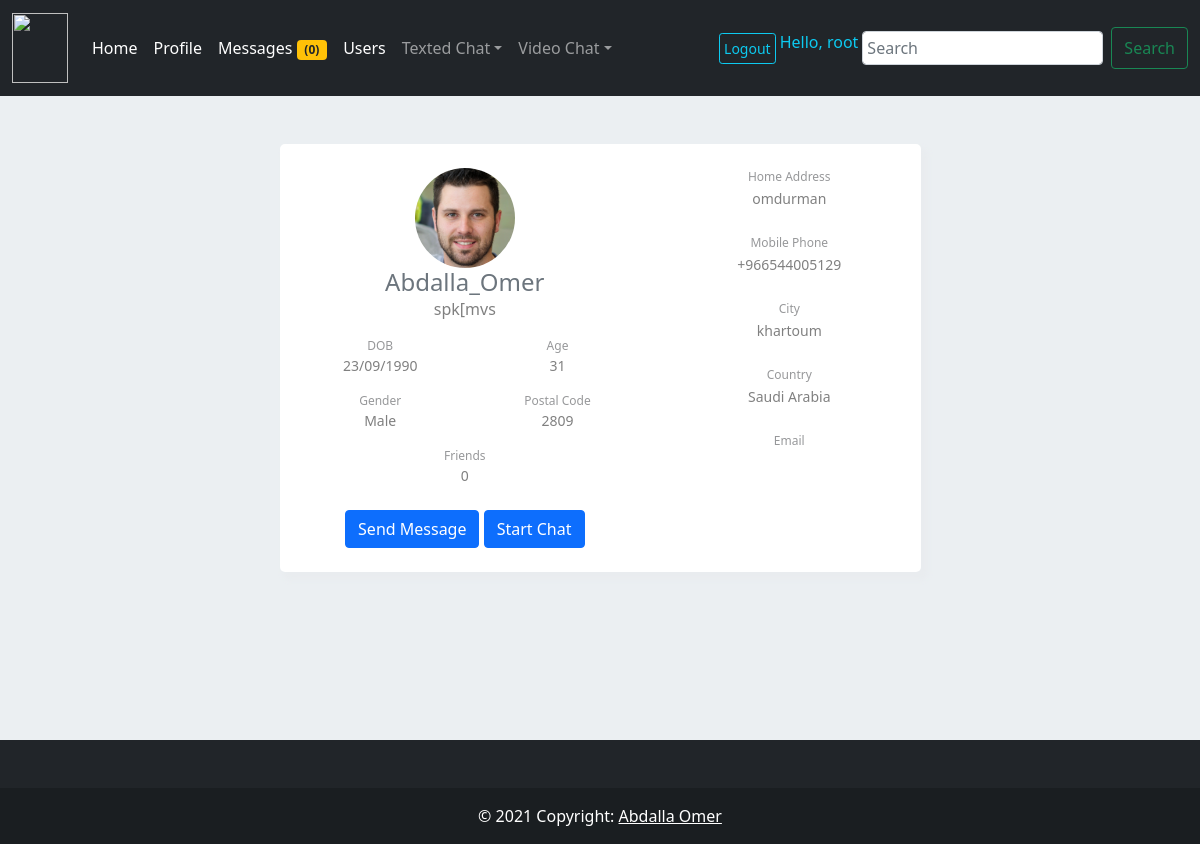
/profile/Abdalla_Omer (signed in), run on the app's committed database.
### register_app/models.py (models this page shows, shortened)
class UserInfo(models.Model):
    birth_day = models.CharField(max_length=5000)  #
    gender =  models.CharField(max_length=5000) #
    phone_number = models.CharField(max_length=5000)  #
    address = models.CharField(max_length=5000) #
    city = models.CharField(max_length=5000) #
    country = models.CharField(max_length=5000)  #
    postal_code = models.CharField(max_length=5000)  #
    about_me = models.CharField(max_length=5000, null= True)  #
    friends = models.IntegerField()
    followers = models.IntegerField(default=0)
    following = models.IntegerField()
    age = models.IntegerField()
    profile_picture = models.ImageField(upload_to = 'static/uploads/')  #'static/uploads/'
    user_id = models.CharField(max_length=5000, null= False)  #

### profile_app/views.py (the view)
# urls.py: path('profile/', include('profile_app.urls')),
def profile(request, username):
    my_inbox = Messages.objects.filter(send_to= request.user)
    my_sent = Messages.objects.filter(send_from= request.user)
    inbox_count = len(my_inbox)
    sent_count = len(my_sent)
    total_messages = inbox_count + sent_count
    user_data = UserInfo.objects.get(user_id= username)
    context = {
        "user_data": user_data,
        "inbox_count": inbox_count,
        "sent_count": sent_count,
        "total_messages": total_messages,
    }
    if request.method == "GET":
        if request.user.is_authenticated:
            return render(request, 'profile.html', context)
        else:
            return redirect ("login")

### profile_app/templates/profile.html (shortened to what this page needs)
{% extends 'base.html' %}
{% load static %}
{% block link %}
  <link rel="stylesheet" href={%static 'css/profile_styles.css'%}>
{% endblock %}
{% block content %}
  <div class="container mt-5">
    <div class="row d-flex justify-content-center">
        <div class="col-md-7">
            <div class="card p-2 text-center">
                <div class="row">
                    <div class="col-md-7 border-right no-gutters">
                        <div class="py-3"><img src="{{user_data.profile_picture.url}}" width="100" class="rounded-circle"/>
                            <h4 class="text-secondary">{{user_data.user_id}}</h4>
                            <div class="allergy"><span>{{user_data.about_me}}</span></div>
                            <div class="stats">
                                <table class="table table-borderless">
                                    <tbody>
                                        <tr>
                                            <td>
                                                <div class="d-flex flex-column"> <span class="text-left head">DOB</span> <span class="text-left bottom">{{user_data.birth_day}}</span> </div>
                                            </td>
                                            <td>
                                                <div class="d-flex flex-column"> <span class="text-left head">Age</span> <span class="text-left bottom">{{user_data.age}}</span> </div>
                                            </td>
                                        </tr>
                                        <tr>
                                            <td>
                                                <div class="d-flex flex-column"> <span class="text-left head">Gender</span> <span class="text-left bottom">{{user_data.gender}}</span> </div>
                                            </td>
                                            <td>
                                                <div class="d-flex flex-column"> <span class="text-left head">Postal Code</span> <span class="text-left bottom">{{user_data.postal_code}}</span> </div>
                                            </td>
                                        </tr>
                                        <tr>
                                            <td colspan="2">
                                                <div class="d-flex flex-column"> <span class="text-left head">Friends</span> <span class="text-left bottom">{{user_data.friends}}</span> </div>
                                            </td>
                                        </tr>
                                    </tbody>
                                </table>
                            </div>
                            <div class="px-3">
                                {% if user.username != user_data.user_id %}
                                    <a type="button" href="{% url 'new_message' user_data.user_id%}" role="button" class="btn btn-primary btn-block">Send Message</a>
                                    <a type="button" href="{% url 'home' %}" role="button" class="btn btn-primary btn-block">Start Chat</a>
                                {% else %}
                                    <a type="button" href="{% url 'edit_user_profile' user_data.user_id%}" role="button" class="btn btn-primary btn-block">Edit Profile</a>
                                {% endif %}
                            </div>
                        </div>
                    </div>
                    <div class="col-md-5">
                        <div class="py-3">
                            <div> <span class="d-block head">Home Address</span> <span class="bottom">{{user_data.address}}</span> </div>
                            <div class="mt-4"> <span class="d-block head">Mobile Phone</span> <span class="bottom">{{user_data.phone_number}}</span> </div>
                            <div class="mt-4"> <span class="d-block head">City</span> <span class="bottom">{{user_data.city}}</span> </div>
                            <div class="mt-4"> <span class="d-block head">Country</span> <span class="bottom">{{user_data.country}}</span> </div>
                            <div class="mt-4"> <span class="d-block head">Email</span>  </div>
                        </div>
                    </div>
                </div>
            </div>
        </div>
    </div>
</div>
{% endblock %}

### templates/base.html (shortened to what this page needs)
{% load static %}
<!doctype html>
<html lang="en-us">
<head>
  <link href="https://cdn.jsdelivr.net/npm/bootstrap@5.1.0/dist/css/bootstrap.min.css" rel="stylesheet">
  {% block link %}
  {% endblock %}
  <nav class="navbar navbar-expand-lg navbar-dark bg-dark">
    <div class="container-fluid">
      <a class="navbar-brand" href="#">
        <img src="https://th.bing.com/th/id/R.66091fd254e98bf21eddd624b11fbd4c?rik=i42LFBPbzkmoYw&riu=http%3a%2f%2fwww.cs.technion.ac.il%2f~cs234313%2fprojects_sites%2fS14%2f11%2fsite%2fimages%2ftemplatemo_logo.jpg&ehk=7PJY2klanb5%2fipygRxZdCKMyu5tf5NAaz2a5zMTSkaU%3d&risl=&pid=ImgRaw&r=0" alt="" width="56" height="70">
      </a>
      <div class="collapse navbar-collapse" id="navbarSupportedContent">
        <ul class="navbar-nav me-auto mb-2 mb-lg-0">
          <li class="nav-item">
            <a class="nav-link active" aria-current="page" href="{% url 'home' %}">Home</a>
          </li>
          {% if  user.is_authenticated %}
            <li class="nav-item">
                <a class="nav-link active" aria-current="page" href="{% url 'profile' user.username%}">Profile</a>
            </li>
            <li class="nav-item">
                <a class="nav-link active" aria-current="page" href="{% url 'mailbox' %}">Messages <span class="badge bg-warning text-dark">({{total_messages}})</span></a>
            </li>
          {% endif %}
          <li class="nav-item">
              <a class="nav-link active" aria-current="page" href="{% url 'users' %}">Users</a>
          </li>
          <li class="nav-item  dropdown active">
            <a class="nav-link dropdown-toggle" href="#" id="navbarDropdown" role="button" data-bs-toggle="dropdown" aria-expanded="false">Texted Chat</a>
          </li>
          <li class="nav-item  dropdown active">
            <a class="nav-link dropdown-toggle" href="#" id="navbarDropdown" role="button" data-bs-toggle="dropdown" aria-expanded="false">Video Chat</a>
          </li>
        </ul>
        {% if  user.is_authenticated %}
          <a class="btn btn-outline-info btn-circle btn-sm btn-xl m-1 p-1" href="{% url 'logout' %}" role="button">Logout</a>
          <p class="text-info bg-dark mt-1"> Hello, {{user.username}} </p>
        {% else %}
          <a class="btn btn-outline-info btn-circle btn-sm btn-xl m-1 p-1" href="{% url 'login' %}" role="button">Login</a>
          <a class="btn btn-outline-info btn-circle btn-sm btn-xl m-1 p-1" href="{% url 'register' %}" role="button">Register</a>
        {% endif %}
        <form class="d-flex" action="" method="POST">
          <input class="form-control me-2 m-1 p-1" type="search" placeholder="Search" aria-label="Search">
          <button class="btn btn-outline-success" type="submit">Search</button>
        </form>
      </div>
    </div>
  </nav>
</head>
<body>
  {% block content %}
  {% endblock %}
</body>
</html>
<footer class="bg-dark text-center text-white">
  <div class="container p-4 pb-0">
  </div>
  <div class="text-center p-3" style="background-color: rgba(0, 0, 0, 0.2);">
    © 2021 Copyright:
    <a class="text-white" href="">Abdalla Omer</a>
  </div>
</footer>

### static/css/profile_styles.css (style rules this page uses)
body { background-color: #ebeff2 }
.card { background-color: white; border: none; border-radius: 5px; box-shadow: 5px 6px 6px 2px #e9ecef }
.allergy { position: relative; bottom: 8px; color: grey }
.head { color: #97989a; font-size: 12px }
.bottom { color: grey; font-size: 14px }

### data on the page
UserInfo: profile_picture (picture), user_id "Abdalla_Omer", about_me "spk[mvs", birth_day "23/09/1990", age "31", gender "Male", postal_code "2809", friends "0", address "omdurman", phone_number "+966544005129", city "khartoum", country "Saudi Arabia"

### other printed values
{{ total_messages }} "0"
{{ user.username }} "root"
